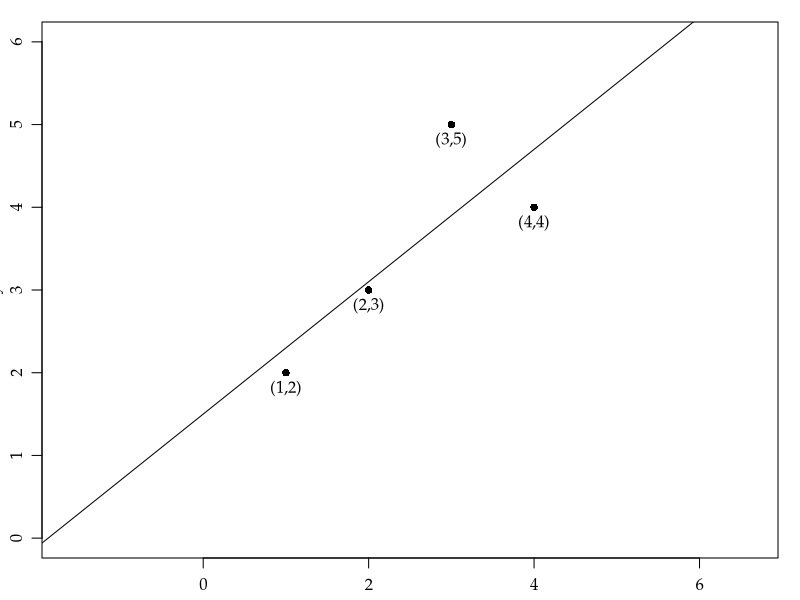

This chart was generated by the following R code:
args = commandArgs()
basename = sub(".R$", "", sub("^--file=(.*/)?", "", args[grep("^--file=", args)]))
if (length(basename) != 0)
    quartz(type="pdf", file=paste0(basename, ".pdf"),
           width=13/4/25.4/0.664*15, height=13/4/25.4/0.664*15) # 15zw*15zw
par(family="Palatino")
par(mgp=c(2,0.8,0)) # title and axis margins. default: c(3,1,0)
par(mar=c(2,2,1,1)+0.1) # bottom, left, top, right margins. default: c(5,4,4,2)+0.1
x = c(1,2,3,4)
y = c(2,3,5,4)
plot(x, y, type="p", pch=16, xlim=c(0,5), ylim=c(0,6), asp=1)
abline(1.5, 0.8)
text(x, y, pos=1, labels=c("(1,2)","(2,3)","(3,5)","(4,4)"))
dev.off()
